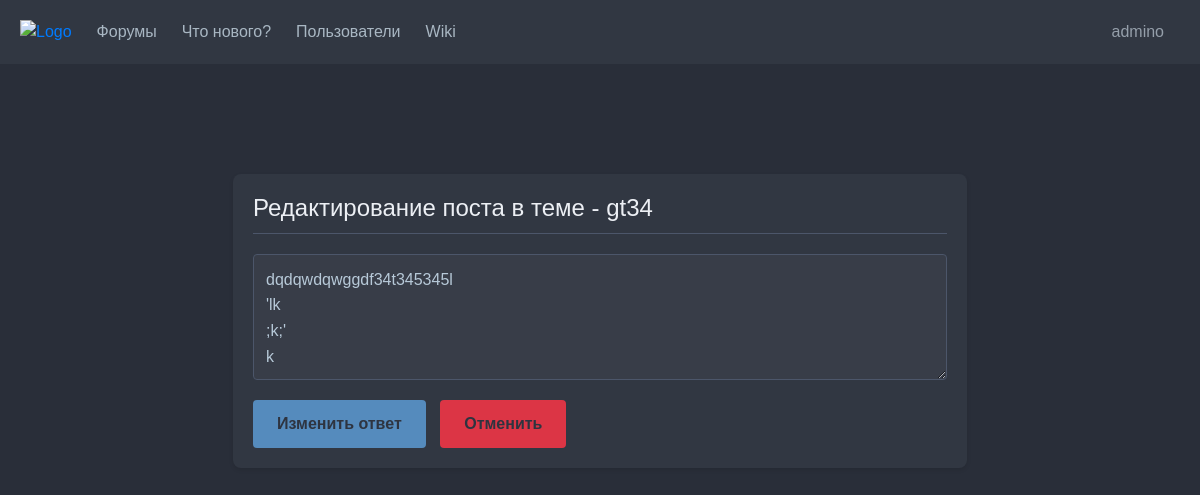
Before: /posts/65/edit (signed in) with the older database file.
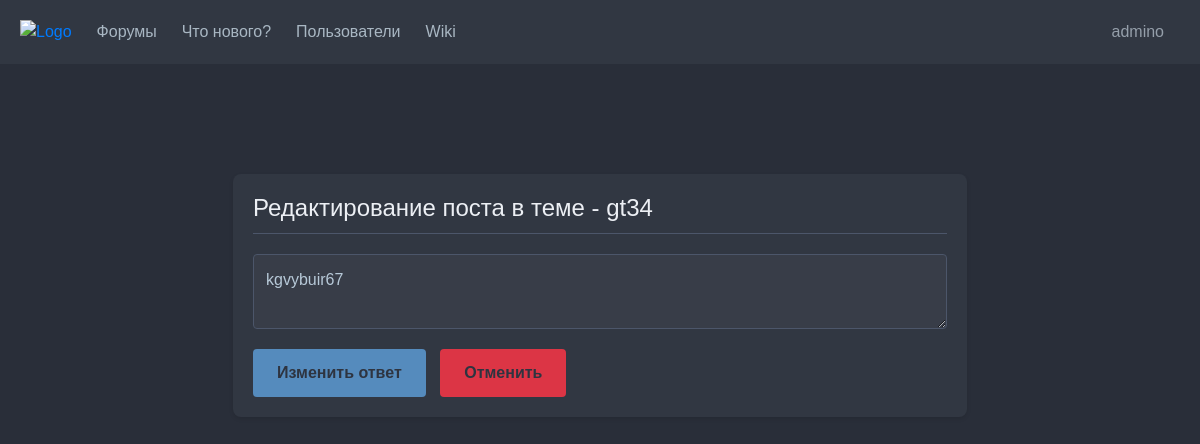
After: the same page with the newer database file.
### data/posts.py (models this page shows)
class Post(SqlAlchemyBase):
    __tablename__ = 'posts'
    id = sqlalchemy.Column(sqlalchemy.Integer, primary_key=True, autoincrement=True)
    content = sqlalchemy.Column(sqlalchemy.Text, nullable=False)
    created_data = sqlalchemy.Column(sqlalchemy.DateTime, default=datetime.datetime.now(), nullable=False)
    modified_data = sqlalchemy.Column(sqlalchemy.DateTime, default=None)
    author_id = sqlalchemy.Column(sqlalchemy.Integer, sqlalchemy.ForeignKey("users.id"), nullable=False)
    topic_id =  sqlalchemy.Column(sqlalchemy.Integer, sqlalchemy.ForeignKey("topics.id"), nullable=False)
    topic = orm.relationship('Topic')

### main.py (the view, shortened to what this page needs)
@app.route('/posts/<int:post_id>/edit', methods=['GET', 'POST'])  # edit post
@login_required
def edit_post(post_id):
    form = TopicReplyForm()
    if request.method == "GET":
        db_sess = db_session.create_session()
        post = db_sess.query(Post).filter(Post.id == post_id).first()
        if post:
            if ((post.author_id == current_user.id and current_user.is_permitted('edit_own_post')) or
                    current_user.is_permitted('edit_any_post')):
                form.content.data = post.content
            else:
                abort(403)
        else:
            abort(404)
    topic = db_sess.query(Topic).filter(Topic.id == Post.topic_id).first()
    return render_template('reply.html', title='Редактирование темы', form=form,
                           text_mode_title='Редактирование поста в теме ', text_mode_button='Изменить',
                           topic=topic)

### forms/topic.py
class TopicReplyForm(FlaskForm):
    content = TextAreaField('', validators=[DataRequired()])
    submit = SubmitField('Ответить')

### data/db_session.py (called while the page is built)
def create_session() -> Session:
    global __factory
    return __factory()

### data/users.py (called while the page is built)
    def is_permitted(self, permission_name):
        for role in self.roles:
            for permission in role.permissions:
                if permission.title == permission_name:
                    return True
        return False

### main.py (called while the page is built)
@login_manager.user_loader
def load_user(user_id):
    db_sess = db_session.create_session()
    return db_sess.query(User).get(user_id)

### templates/reply.html (shortened to what this page needs)
{% extends "base.html" %}
{% block content %}
<link rel="stylesheet" href="{{ url_for('static', filename='css/reply.css') }}">
<div class="container">
    <div class="reply-form">
        <h1 class="reply-title">{{ text_mode_title }} - {{ topic.title }}</h1>
        <form action="" method="post">
            <div class="form-group">
                {{ form.content(class="form-control", placeholder="Введите ваш ответ...") }}
            </div>
            <button type="submit" class="reply-button">{{ text_mode_button }} ответ</button>
            <a href="/topics/{{ topic.id }}" class="cancel-button">Отменить</a>
        </form>
    </div>
</div>
{% endblock %}

Changed rows visible on the page:
changed Post: content "dqdqwdqwggdf34t345345l 'lk ;k;' k" → "kgvybuir67"
